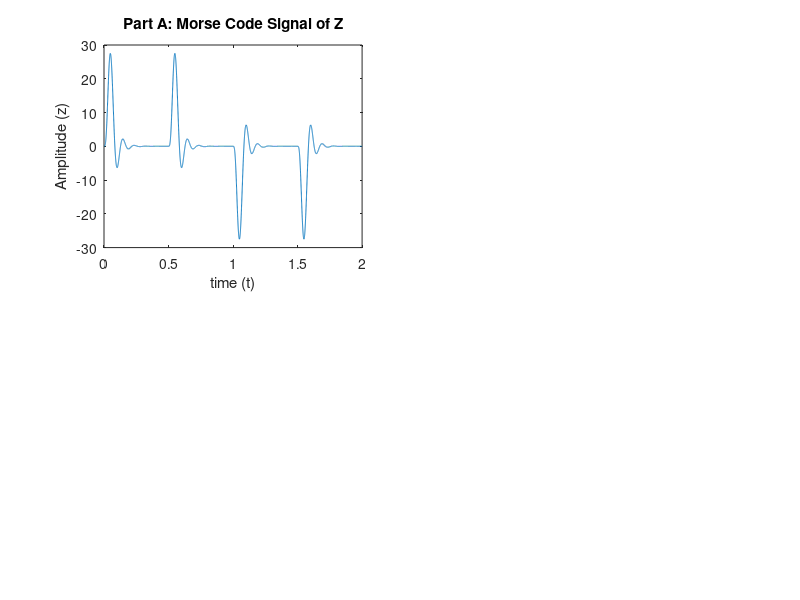

This figure's MATLAB source: (Note: this script raises an error after producing the figure.)
load('correctedctftmod.mat')

%Basic Problems
%% Part A)

p = 1:1:8000;
tt = 1:1:2000;
morseZ = [dash dash dot dot];
b= [dash];
a = [dot];
figure(1)
subplot(221)
plot(t,morseZ)
xlabel('time (t)')
ylabel('Amplitude (z)')
title('Part A: Morse Code Signal of Z')

%% Part B)



freqresp = freqs(bf,af);
figure(1)
subplot(222)
plot((1:200)./(2*pi) ,abs(freqresp))
ylim([-0.2 1.2])
xlabel('Filter Response')
ylabel('|H(jw)|')
title('Part B: Frequency in Hz')


%% Part C)

m = [1:1:2000];
lpf = tf(bf,af);
ydash = lsim(lpf,dash,t(1:length(dash)));
ydot = lsim(lpf,dot,t(1:length(dot)));

figure(1)
subplot(223)
plot(t(1:length(b)),b)
hold on
plot(t(1:length(ydash)),ydash) %orange
title('Part C: dash is blue, ydash is orange')
xlabel('time (t)')
hold off

figure(1)
subplot(224)
plot(t(1:length(a)),a)
hold on
plot(t(1:length(ydot)),ydot) %orange
title('Part C: dot is blue, dot is orange')
xlabel('time (t)')
hold off

%% Part D)



%t2000 = t(1:2000);
%dash8000 = [dash(1:2000) zeros([1 6000])];
%y = dash.cos(2pif1t(1:length(dash)));

% swtich above back to dash instead of dash8000 for previous results

y=dash.*cos(2*pi*200*t(1:length(dash)));

figure(2)
subplot(311)
plot(t(1:length(y)),y)
title('Part D: plot of y(t) = dash cosine')
xlabel('time (t)')

yo =  lsim(lpf,y,t(1:length(y)));

subplot(312)
plot(t(1:length(yo)),yo)            %yo is the modulated result
title('Part D: LPF of y(t)')
xlabel('time (t)')


yoDemodulated = lsim(lpf,y.*cos(2*pi*f1*t(1:length(dash))),t(1:length(y)));

subplot(313)
plot(t(1:length(yoDemodulated)),yoDemodulated)            %yo is the modulated result
title('Part D: y(t) demodulated using f1')
xlabel('time (t)')


% Advanced Problems:
%% Part E)
% Done on paper.







%% Part F)



Fs = 8000; %sampling Frequency
Period = 1/Fs;
timeVector = (0:8000-1)*Period;
xFREQ = x.*cos(400.*timeVector);

P2 = abs(fft(x)/8000); 
P1 = P2(1:8000/2+1);
P1(2:end-1) = 2*P1(2:end-1);
f = Fs*(0:(8000-1))/16000;
figure(4)
subplot(211)
plot(f,P2) 
title('Part F: FFT of x(t)')

xlabel('f (Hz)')
ylabel('|X(jw)|')

subplot(212)
plot(f,P2) 
title('FFT of x(t) Zoomed to Show f1 = 200 and f2 = 400')
xlabel('f (Hz)')
ylabel('|X(jw)|')
xlim([150 450])


m1 = lsim(lpf, x.cos(400*(2*pi).*timeVector), timeVector);

figure(5)
subplot(311)
plot(t,x)
title('Part F: Time Graph of x message')
xlabel('time (t)')

subplot(312)
plot(t,x)
title('zoom of first quarter of x message')
xlabel('time (t)')
xlim([0 0.5])

subplot(313)
plot(t,m1) 
title('m1 in Time (dash dot dot = D)')
xlabel('time (t)')




%% Part G)



m2 = lsim(lpf, x.sin(800*(2*pi).*timeVector), timeVector);
m3 = lsim(lpf, x.sin(400*(2*pi).*timeVector), timeVector);
%P6 = lsim(lpf, x.cos(100(2pi).*timeVector), timeVector)



figure(7)

subplot(321)
plot(t,m1) 
title('Part F: m1 in Time (dash dot dot = D)')
xlabel('t (Seconds)')
ylabel('m1(t)')

subplot(323)
plot(t,m2) 
title('m2 in Time (dot dot dot = S)')
xlabel('t (Seconds)')
ylabel('m2(t)')

subplot(325)
plot(t,m3) 
title('m3 in Time (dot dash dash dot = P)')
xlabel('t (Seconds)')
ylabel('m3(t)') 




morseD = lsim(lpf,[dash dot dot],t(1:length([dash dot dot])));
morseS = lsim(lpf,[dot dot dot],t(1:length([dot dot dot])));
morseP = lsim(lpf,[dot dash dash dot],t(1:length([dot dash dash dot])));




subplot(322)
plot(t(1:length(morseD)),morseD)
title('lowpass of [dash dot dot] = D')
subplot(324)
plot(t(1:length(morseS)),morseS)
title('lowpass of [dot dot dot] = S')
subplot(326)
plot(t(1:length(morseP)),morseP)
title('lowpass of [dot dash dash dot] = P')